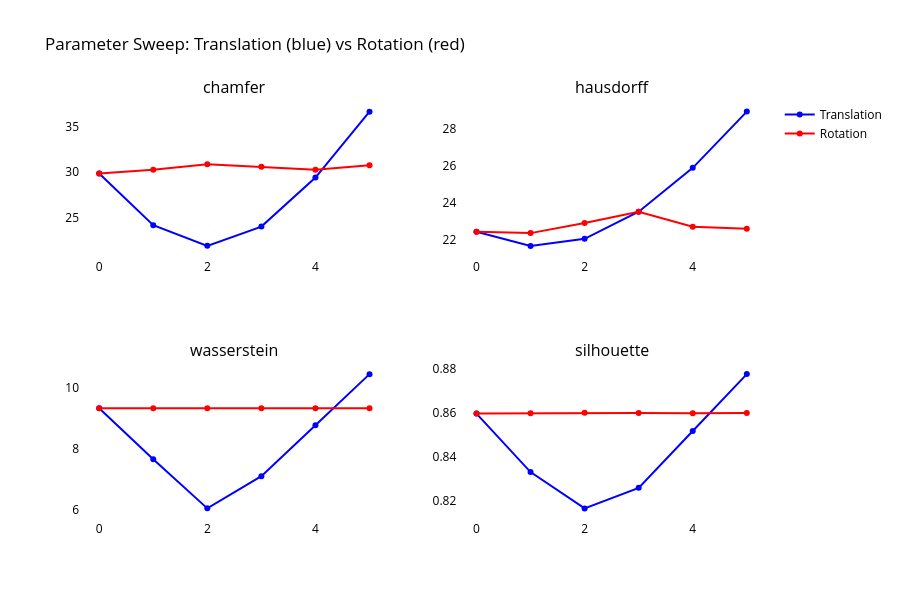

Here is the notebook cell this chart was saved with:
### Code cell
# Plotting sweep results
import plotly.graph_objects as go
from plotly.subplots import make_subplots

metrics = ['chamfer', 'hausdorff', 'wasserstein', 'silhouette']
steps = list(range(6))

fig = make_subplots(rows=2, cols=2, subplot_titles=metrics)

positions = [(1,1), (1,2), (2,1), (2,2)]

for metric, pos in zip(metrics, positions):
    t_vals = [r[metric] for r in translation_results]
    r_vals = [r[metric] for r in rotation_results]
    
    fig.add_trace(go.Scatter(x=steps, y=t_vals, name=f'Translation', 
                             line=dict(color='blue'), showlegend=(metric=='chamfer')),
                  row=pos[0], col=pos[1])
    fig.add_trace(go.Scatter(x=steps, y=r_vals, name=f'Rotation',
                             line=dict(color='red'), showlegend=(metric=='chamfer')),
                  row=pos[0], col=pos[1])

fig.update_layout(
    title='Parameter Sweep: Translation (blue) vs Rotation (red)',
    paper_bgcolor='white',
    plot_bgcolor='white',
    font=dict(color='black'),
    height=600
)
fig.show()

### Figure 1 — Plotly figure (JSON) as saved in the notebook; plotly's stock layout.template omitted (floating-point values rounded to 4 significant figures)
{"data": [{"line": {"color": "blue"}, "name": "Translation", "showlegend": true, "type": "scatter", "x": [0, 1, 2, 3, 4, 5], "xaxis": "x", "y": [29.85, 24.19, 21.93, 24.04, 29.42, 36.64], "yaxis": "y"}, {"line": {"color": "red"}, "name": "Rotation", "showlegend": true, "type": "scatter", "x": [0, 1, 2, 3, 4, 5], "xaxis": "x", "y": [29.85, 30.27, 30.88, 30.6, 30.28, 30.76], "yaxis": "y"}, {"line": {"color": "blue"}, "name": "Translation", "showlegend": false, "type": "scatter", "x": [0, 1, 2, 3, 4, 5], "xaxis": "x2", "y": [22.44, 21.68, 22.06, 23.52, 25.88, 28.9], "yaxis": "y2"}, {"line": {"color": "red"}, "name": "Rotation", "showlegend": false, "type": "scatter", "x": [0, 1, 2, 3, 4, 5], "xaxis": "x2", "y": [22.44, 22.37, 22.92, 23.52, 22.71, 22.6], "yaxis": "y2"}, {"line": {"color": "blue"}, "name": "Translation", "showlegend": false, "type": "scatter", "x": [0, 1, 2, 3, 4, 5], "xaxis": "x3", "y": [9.319, 7.653, 6.049, 7.099, 8.765, 10.43], "yaxis": "y3"}, {"line": {"color": "red"}, "name": "Rotation", "showlegend": false, "type": "scatter", "x": [0, 1, 2, 3, 4, 5], "xaxis": "x3", "y": [9.319, 9.319, 9.319, 9.319, 9.319, 9.319], "yaxis": "y3"}, {"line": {"color": "blue"}, "name": "Translation", "showlegend": false, "type": "scatter", "x": [0, 1, 2, 3, 4, 5], "xaxis": "x4", "y": [0.8596, 0.8332, 0.8168, 0.8261, 0.8517, 0.8774], "yaxis": "y4"}, {"line": {"color": "red"}, "name": "Rotation", "showlegend": false, "type": "scatter", "x": [0, 1, 2, 3, 4, 5], "xaxis": "x4", "y": [0.8596, 0.8598, 0.86, 0.8599, 0.8598, 0.8599], "yaxis": "y4"}], "layout": {"annotations": [{"font": {"size": 16}, "showarrow": false, "text": "chamfer", "x": 0.225, "xanchor": "center", "xref": "paper", "y": 1, "yanchor": "bottom", "yref": "paper"}, {"font": {"size": 16}, "showarrow": false, "text": "hausdorff", "x": 0.775, "xanchor": "center", "xref": "paper", "y": 1, "yanchor": "bottom", "yref": "paper"}, {"font": {"size": 16}, "showarrow": false, "text": "wasserstein", "x": 0.225, "xanchor": "center", "xref": "paper", "y": 0.375, "yanchor": "bottom", "yref": "paper"}, {"font": {"size": 16}, "showarrow": false, "text": "silhouette", "x": 0.775, "xanchor": "center", "xref": "paper", "y": 0.375, "yanchor": "bottom", "yref": "paper"}], "font": {"color": "black"}, "height": 600, "paper_bgcolor": "white", "plot_bgcolor": "white", "title": {"text": "Parameter Sweep: Translation (blue) vs Rotation (red)"}, "xaxis": {"anchor": "y", "domain": [0, 0.45]}, "xaxis2": {"anchor": "y2", "domain": [0.55, 1]}, "xaxis3": {"anchor": "y3", "domain": [0, 0.45]}, "xaxis4": {"anchor": "y4", "domain": [0.55, 1]}, "yaxis": {"anchor": "x", "domain": [0.625, 1]}, "yaxis2": {"anchor": "x2", "domain": [0.625, 1]}, "yaxis3": {"anchor": "x3", "domain": [0, 0.375]}, "yaxis4": {"anchor": "x4", "domain": [0, 0.375]}}}
